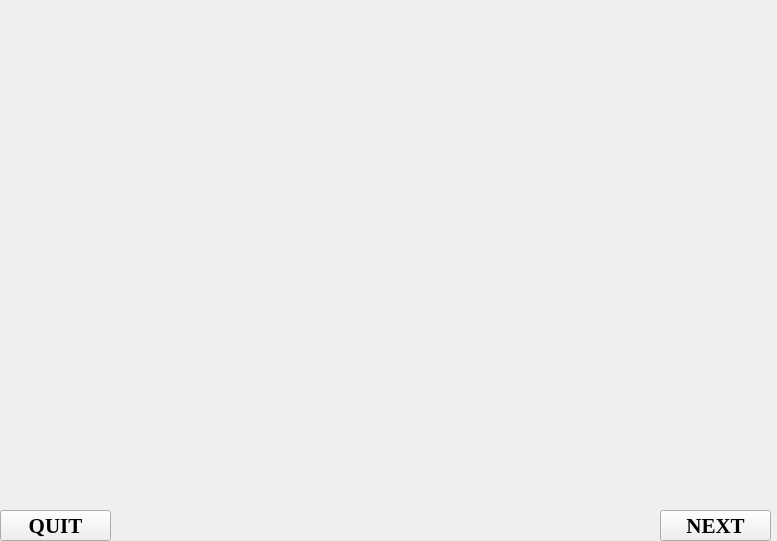
<?xml version="1.0" encoding="UTF-8"?>
<ui version="4.0">
 <class>guide1</class>
 <widget class="QWidget" name="guide1">
  <property name="geometry">
   <rect>
    <x>0</x>
    <y>0</y>
    <width>777</width>
    <height>541</height>
   </rect>
  </property>
  <property name="windowTitle">
   <string>Form</string>
  </property>
  <widget class="QStackedWidget" name="stackedWidget">
   <property name="geometry">
    <rect>
     <x>-30</x>
     <y>0</y>
     <width>830</width>
     <height>600</height>
    </rect>
   </property>
   <widget class="QWidget" name="page">
    <property name="minimumSize">
     <size>
      <width>815</width>
      <height>564</height>
     </size>
    </property>
    <property name="maximumSize">
     <size>
      <width>815</width>
      <height>564</height>
     </size>
    </property>
    <widget class="QLabel" name="label">
     <property name="geometry">
      <rect>
       <x>10</x>
       <y>-10</y>
       <width>815</width>
       <height>564</height>
      </rect>
     </property>
     <property name="minimumSize">
      <size>
       <width>815</width>
       <height>564</height>
      </size>
     </property>
     <property name="maximumSize">
      <size>
       <width>815</width>
       <height>564</height>
      </size>
     </property>
     <property name="text">
      <string/>
     </property>
     <property name="pixmap">
      <pixmap resource="image.qrc">:/new/prefix1/image/guide1.jpg</pixmap>
     </property>
    </widget>
    <widget class="QPushButton" name="btn_quit_1">
     <property name="geometry">
      <rect>
       <x>30</x>
       <y>510</y>
       <width>111</width>
       <height>31</height>
      </rect>
     </property>
     <property name="font">
      <font>
       <family>Times New Roman</family>
       <pointsize>16</pointsize>
       <bold>true</bold>
      </font>
     </property>
     <property name="text">
      <string>QUIT</string>
     </property>
    </widget>
    <widget class="QPushButton" name="btn_next_to_guide2">
     <property name="geometry">
      <rect>
       <x>690</x>
       <y>510</y>
       <width>111</width>
       <height>31</height>
      </rect>
     </property>
     <property name="font">
      <font>
       <family>Times New Roman</family>
       <pointsize>16</pointsize>
       <bold>true</bold>
      </font>
     </property>
     <property name="text">
      <string>NEXT</string>
     </property>
    </widget>
   </widget>
   <widget class="QWidget" name="page_2">
    <widget class="QPushButton" name="btn_next_to_guide3">
     <property name="geometry">
      <rect>
       <x>690</x>
       <y>510</y>
       <width>111</width>
       <height>31</height>
      </rect>
     </property>
     <property name="font">
      <font>
       <family>Times New Roman</family>
       <pointsize>16</pointsize>
       <bold>true</bold>
      </font>
     </property>
     <property name="text">
      <string>NEXT</string>
     </property>
    </widget>
    <widget class="QPushButton" name="btn_last_to_guide1">
     <property name="geometry">
      <rect>
       <x>690</x>
       <y>470</y>
       <width>111</width>
       <height>31</height>
      </rect>
     </property>
     <property name="font">
      <font>
       <family>Times New Roman</family>
       <pointsize>16</pointsize>
       <bold>true</bold>
      </font>
     </property>
     <property name="text">
      <string>LAST</string>
     </property>
    </widget>
    <widget class="QPushButton" name="btn_quit_2">
     <property name="geometry">
      <rect>
       <x>30</x>
       <y>510</y>
       <width>111</width>
       <height>31</height>
      </rect>
     </property>
     <property name="font">
      <font>
       <family>Times New Roman</family>
       <pointsize>16</pointsize>
       <bold>true</bold>
      </font>
     </property>
     <property name="text">
      <string>QUIT</string>
     </property>
    </widget>
    <widget class="QLabel" name="label_2">
     <property name="geometry">
      <rect>
       <x>30</x>
       <y>-10</y>
       <width>815</width>
       <height>564</height>
      </rect>
     </property>
     <property name="minimumSize">
      <size>
       <width>815</width>
       <height>564</height>
      </size>
     </property>
     <property name="maximumSize">
      <size>
       <width>815</width>
       <height>564</height>
      </size>
     </property>
     <property name="text">
      <string/>
     </property>
     <property name="pixmap">
      <pixmap resource="image.qrc">:/new/prefix1/image/guide2.jpg</pixmap>
     </property>
    </widget>
    <zorder>label_2</zorder>
    <zorder>btn_next_to_guide3</zorder>
    <zorder>btn_quit_2</zorder>
    <zorder>btn_last_to_guide1</zorder>
   </widget>
   <widget class="QWidget" name="page_3">
    <widget class="QLabel" name="label_3">
     <property name="geometry">
      <rect>
       <x>30</x>
       <y>-10</y>
       <width>815</width>
       <height>564</height>
      </rect>
     </property>
     <property name="minimumSize">
      <size>
       <width>815</width>
       <height>564</height>
      </size>
     </property>
     <property name="maximumSize">
      <size>
       <width>815</width>
       <height>564</height>
      </size>
     </property>
     <property name="text">
      <string/>
     </property>
     <property name="pixmap">
      <pixmap resource="image.qrc">:/new/prefix1/image/guide3.jpg</pixmap>
     </property>
    </widget>
    <widget class="QPushButton" name="btn_quit_3">
     <property name="geometry">
      <rect>
       <x>30</x>
       <y>510</y>
       <width>111</width>
       <height>31</height>
      </rect>
     </property>
     <property name="font">
      <font>
       <family>Times New Roman</family>
       <pointsize>16</pointsize>
       <bold>true</bold>
      </font>
     </property>
     <property name="text">
      <string>QUIT</string>
     </property>
    </widget>
    <widget class="QPushButton" name="btn_last_to_guide2">
     <property name="geometry">
      <rect>
       <x>690</x>
       <y>470</y>
       <width>111</width>
       <height>31</height>
      </rect>
     </property>
     <property name="font">
      <font>
       <family>Times New Roman</family>
       <pointsize>16</pointsize>
       <bold>true</bold>
      </font>
     </property>
     <property name="text">
      <string>LAST</string>
     </property>
    </widget>
   </widget>
  </widget>
 </widget>
 <resources>
  <include location="image.qrc"/>
 </resources>
 <connections/>
</ui>
